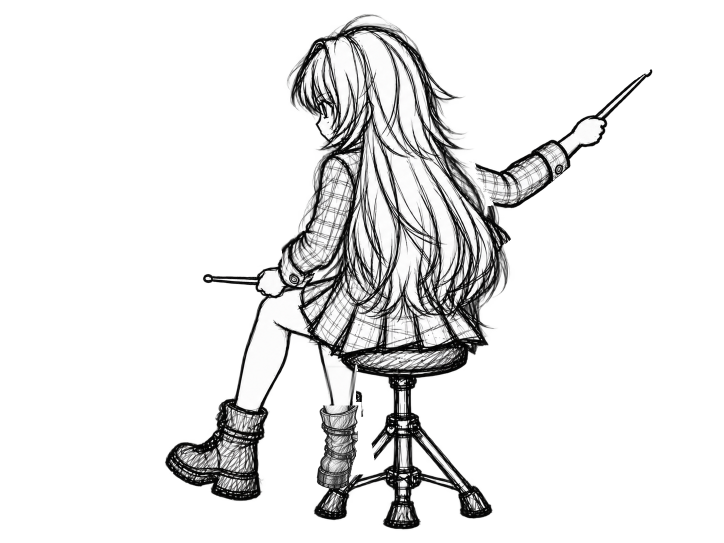
#> input picture character-assets/layers/character/rc/hit_r_refresh.png, 1448 x 1086 px (shown at 1/2 size)
$ python build_rc_v9.py
#> lines starting #> are read from the running program, lines starting #| are printed output that depends on the picture
from pathlib import Path
import cv2,numpy as np,json
from PIL import Image
R=Path(__file__).resolve().parents[5];O=R/'character-assets/production/20261009/body-orientation'
b=np.array(Image.open(R/'character-assets/layers/character/rc/hit_r_refresh.png').convert('RGBA'));d=np.array(Image.open(O/'candidates/rc_hit_registered_v3.png').convert('RGBA'));h,w=b.shape[:2]
#> further down, b is the input picture: shape (1086, 1448, 4); mean R, G, B, A 31.1, 31, 31, 53
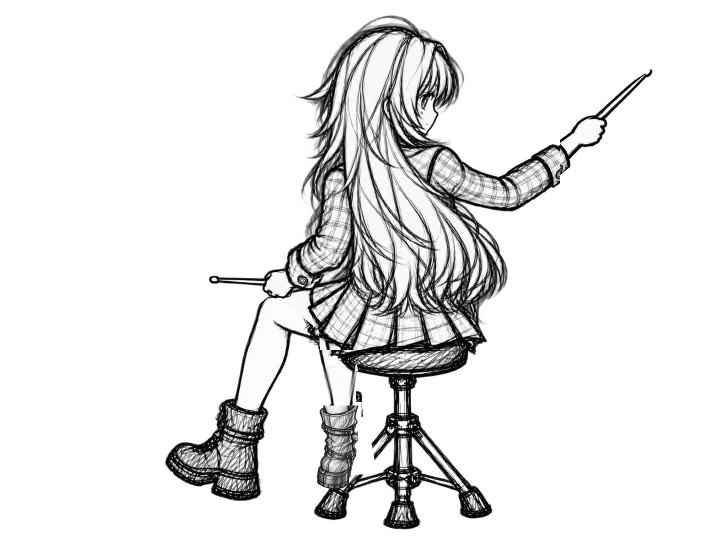
#> input picture character-assets/production/20261009/body-orientation/candidates/rc_hit_registered_v3.png, 1448 x 1086 px (shown at 1/2 size)
#> further down, d is the input picture: shape (1086, 1448, 4); mean R, G, B, A 30.3, 30.2, 30.2, 52.1
#> after `h, w = b.shape[:2]`: h = 1086; w = 1448
def white(a):return (a[:,:,:3].astype(float)*a[:,:,3:4]/255+255*(1-a[:,:,3:4]/255)).astype('uint8')
f=cv2.cvtColor(white(b),cv2.COLOR_RGB2GRAY);g=cv2.cvtColor(white(d),cv2.COLOR_RGB2GRAY)
flow=cv2.DISOpticalFlow_create(cv2.DISOPTICAL_FLOW_PRESET_MEDIUM).calc(f,g,None)
flow=cv2.GaussianBlur(flow,(0,0),8)
y,x=np.mgrid[:h,:w].astype('float32');s=np.clip((y-370)/140,0,1);warp=cv2.remap(d,x+flow[:,:,0]*s,y+flow[:,:,1]*s,cv2.INTER_LINEAR,borderMode=cv2.BORDER_CONSTANT)
alpha=np.clip((570-y)/100,0,1);alpha[x>1140]=0
# Preserve the original hand and exact crash contact beyond the cuff.
alpha[(x<600)&(y>530)]=0
wa=warp[:,:,3:4]/255;ba=b[:,:,3:4]/255;t=alpha[:,:,None];oa=wa*t+ba*(1-t);rgb=np.divide(warp[:,:,:3]*wa*t+b[:,:,:3]*ba*(1-t),oa,out=np.zeros_like(warp[:,:,:3],dtype=float),where=oa>0);out=np.concatenate([rgb,oa*255],axis=2).astype('uint8');out[590:]=b[590:];out[x>1140]=b[x>1140]
#> after `ba = b[:, :, 3:4] / 255`:
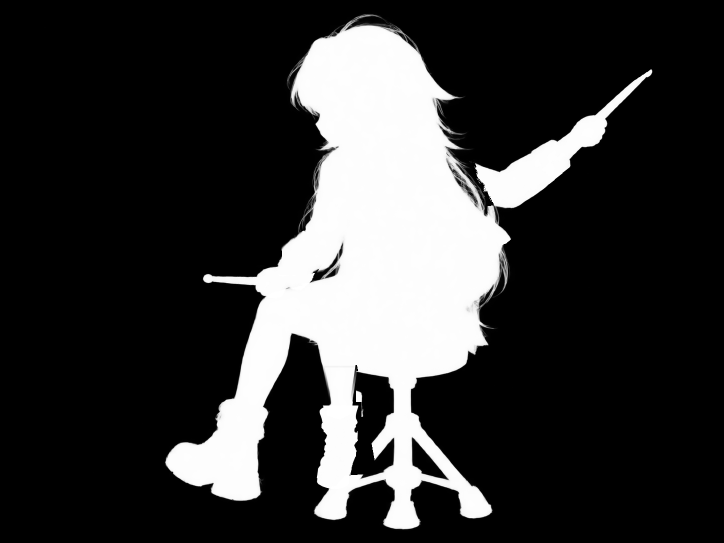
#> ba: shape (1086, 1448, 1) float64 (shown at 1/2 size); min 0, max 1, mean 0.208
#> after `rgb = np.divide(warp[:, :, :3] * wa * t + b[:, :, :3] * ba * (1 - t), `:
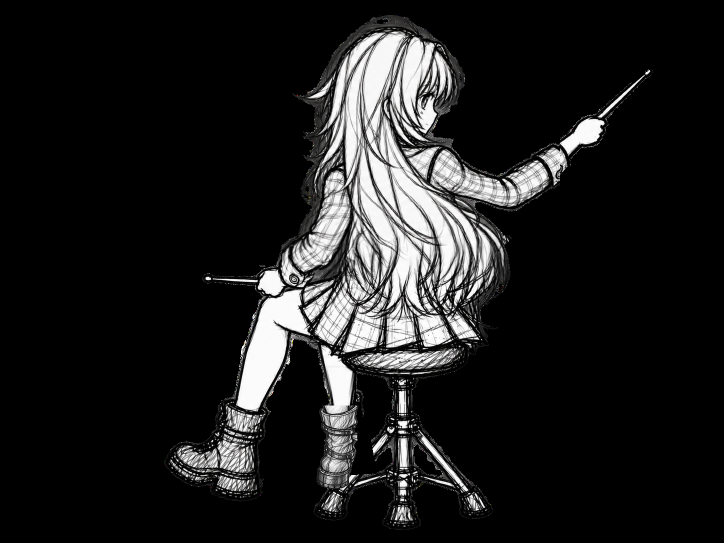
#> rgb: shape (1086, 1448, 3) float64 (shown at 1/2 size); mean R, G, B 30.7, 30.6, 30.6; drawn with min black and max white
#> after `out[x > 1140] = b[x > 1140]`: out: shape (1086, 1448, 4); mean R, G, B, A 30.7, 30.6, 30.6, 52.6
out[y>470,3]=b[y>470,3]
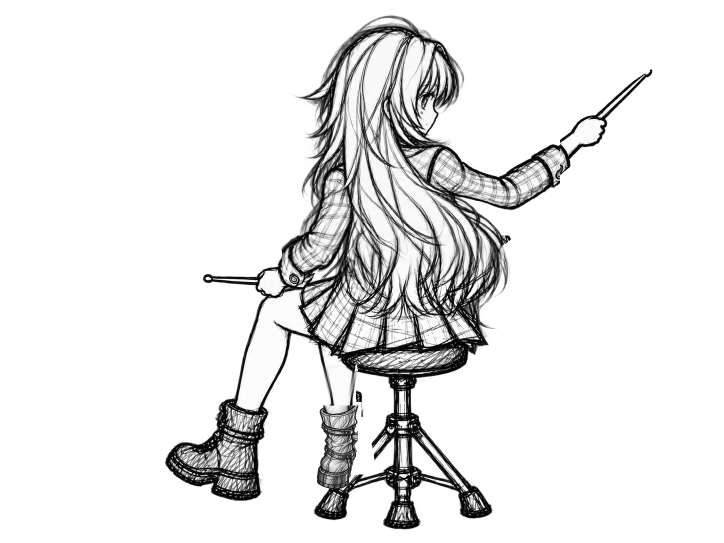
#> out: shape (1086, 1448, 4) (shown at 1/2 size); mean R, G, B, A 30.7, 30.6, 30.6, 52.6; transparent parts drawn white
Image.fromarray(out).save(O/'candidates/rc_hit_v9.png')
dr=Image.open(R/'character-assets/layers/drum/drum_base.png').convert('RGBA');im=Image.new('RGBA',dr.size,'white');im.alpha_composite(dr);im.alpha_composite(Image.fromarray(out));im.convert('RGB').save(O/'qa/rc_hit_composite_v9.png')
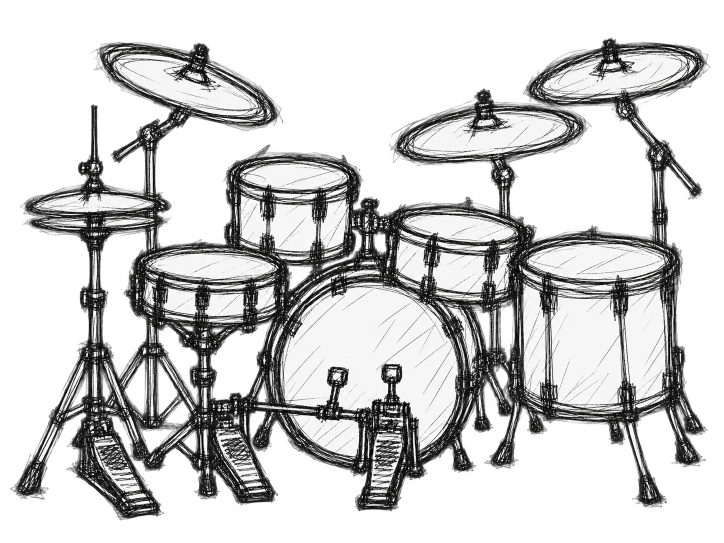
#> input picture character-assets/layers/drum/drum_base.png, 1448 x 1086 px (shown at 1/2 size)
#> further down, dr is the input picture: PIL image 1448x1086 RGBA; mean R, G, B, A 64, 64, 63.8, 111.2
#> after `im = Image.new('RGBA', dr.size, 'white')`: im: PIL image 1448x1086 RGBA; every value is 255
#> after `im.alpha_composite(Image.fromarray(out))`:
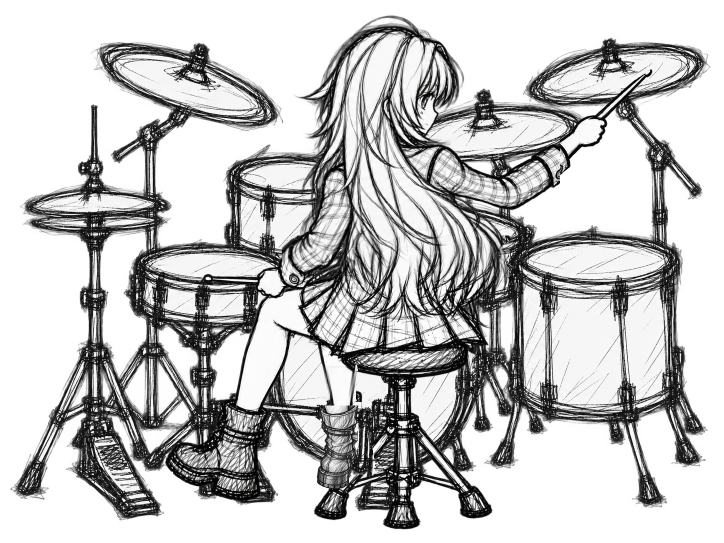
#> im: PIL image 1448x1086 RGBA (shown at 1/2 size); mean R, G, B, A 194.3, 194.2, 194.2, 255
im.crop((550,280,1100,650)).resize((1100,740)).save(O/'qa/rc_hit_join_v9.png')
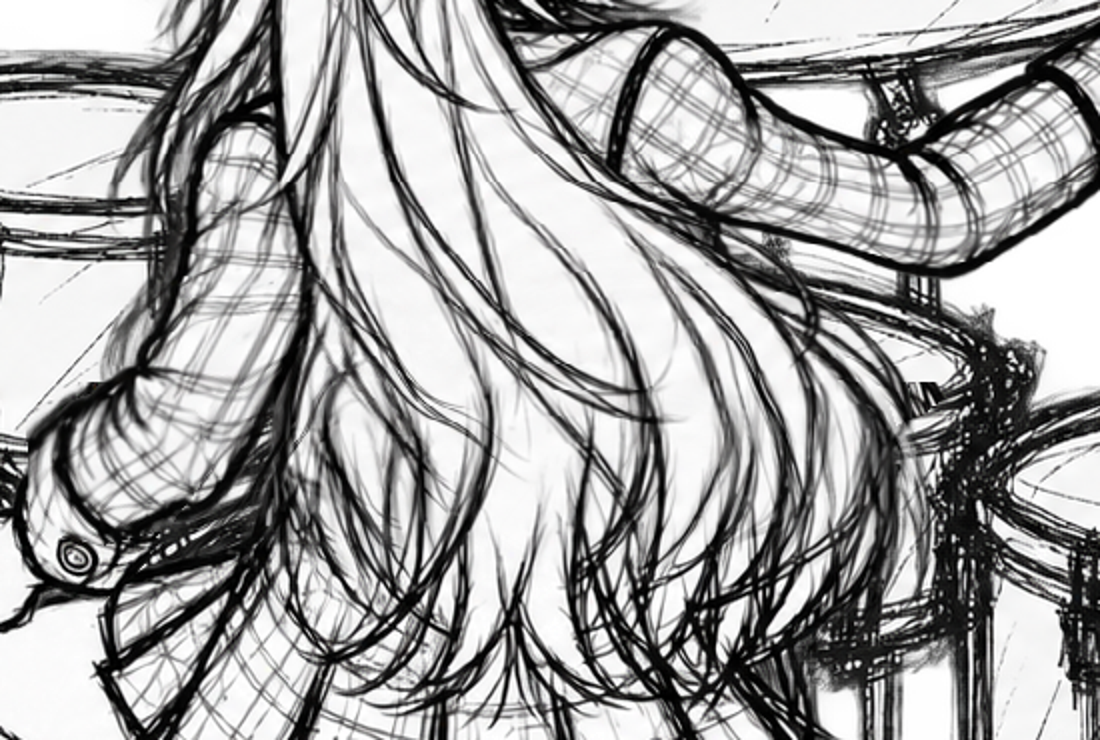
#> saved as rc_hit_join_v9.png: PIL image 1100x740 RGBA; mean R, G, B, A 160, 159.7, 159.7, 255
(O/'qa/rc_v9_mechanical.json').write_text(json.dumps({'status':'PENDING_VISUAL_REVIEW','lower_y590_equal':bool(np.array_equal(out[590:],b[590:])), 'hit_contact_equal':bool(np.array_equal(out[:310,1140:],b[:310,1140:]))},indent=2))
